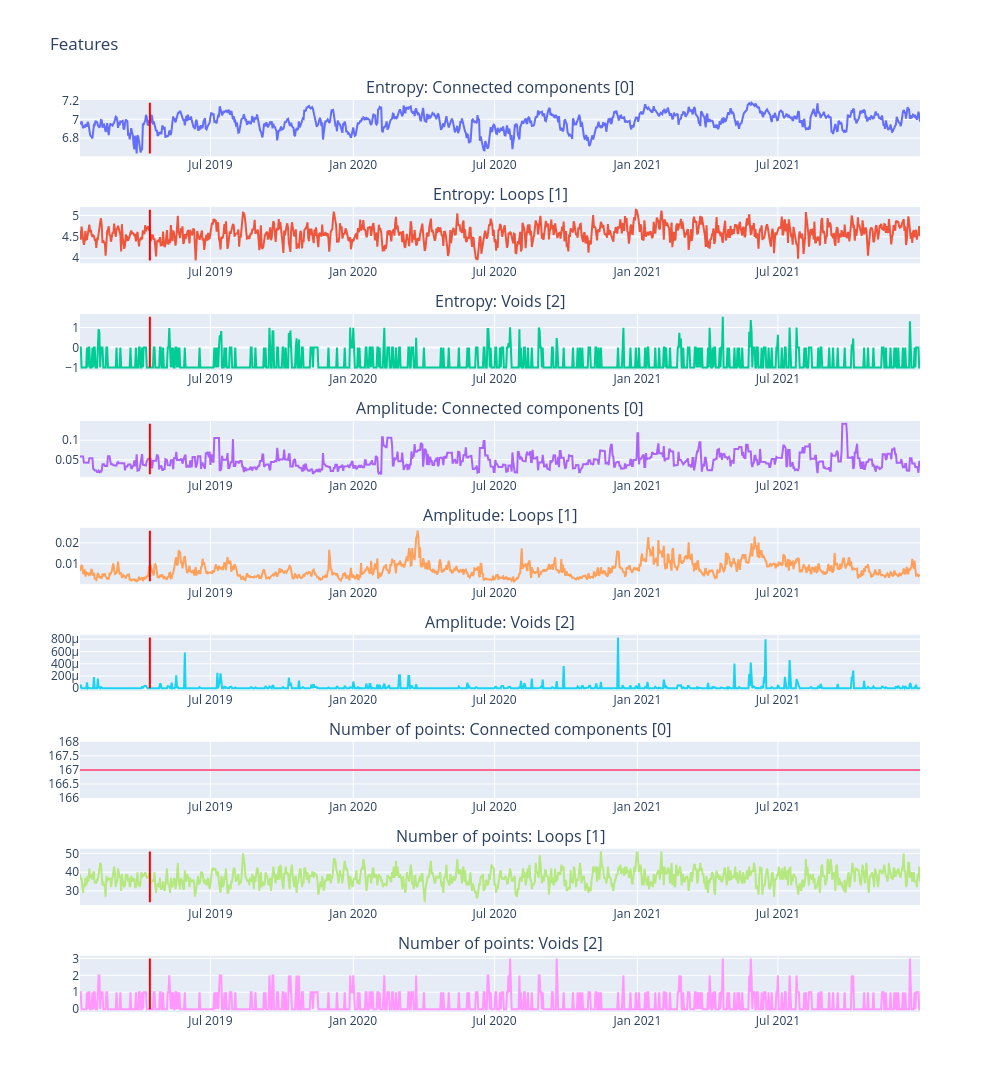

This figure's notebook cell:
### Code cell
# plot the features with plotly in multiples subplots
# data column : end_date
# Features columns : 'connected_components_entropy', 'loops_entropy', 'voids_entropy', 'connected_components_amplitude', 'loops_amplitude', 'voids_amplitude', 'connected_components_number_of_points', 'loops_number_of_points', 'voids_number_of_points'

initial_slice_position = 90

# Highlight a specific index range
highlight_start_idx = initial_slice_position
highlight_end_idx = initial_slice_position

# Convert the highlight_start_idx and highlight_end_idx to the corresponding date
highlight_start_date = df_features['end_date'][highlight_start_idx]
highlight_end_date = df_features['end_date'][highlight_end_idx]

fig = make_subplots(rows=9, cols=1, subplot_titles=('Entropy: Connected components [0]', 'Entropy: Loops [1]', 'Entropy: Voids [2]', 'Amplitude: Connected components [0]', 'Amplitude: Loops [1]', 'Amplitude: Voids [2]', 'Number of points: Connected components [0]', 'Number of points: Loops [1]', 'Number of points: Voids [2]'))

fig.add_trace(go.Scatter(x=df_features['end_date'], y=df_features['connected_components_entropy'], name='Entropy: Connected components [0]'), row=1, col=1)
fig.add_shape(type="line", x0=highlight_start_date, y0=df_features['connected_components_entropy'].min(), x1=highlight_start_date, y1=df_features['connected_components_entropy'].max(),line=dict(color="Red",width=2),row=1, col=1)

fig.add_trace(go.Scatter(x=df_features['end_date'], y=df_features['loops_entropy'], name='Entropy: Loops [1]'), row=2, col=1)
fig.add_shape(type="line", x0=highlight_start_date, y0=df_features['loops_entropy'].min(), x1=highlight_start_date, y1=df_features['loops_entropy'].max(),line=dict(color="Red",width=2),row=2, col=1)

fig.add_trace(go.Scatter(x=df_features['end_date'], y=df_features['voids_entropy'], name='Entropy: Voids [2]'), row=3, col=1)
fig.add_shape(type="line", x0=highlight_start_date, y0=df_features['voids_entropy'].min(), x1=highlight_start_date, y1=df_features['voids_entropy'].max(),line=dict(color="Red",width=2),row=3, col=1)

fig.add_trace(go.Scatter(x=df_features['end_date'], y=df_features['connected_components_amplitude'], name='Amplitude: Connected components [0]'), row=4, col=1)
fig.add_shape(type="line", x0=highlight_start_date, y0=df_features['connected_components_amplitude'].min(), x1=highlight_start_date, y1=df_features['connected_components_amplitude'].max(),line=dict(color="Red",width=2),row=4, col=1)

fig.add_trace(go.Scatter(x=df_features['end_date'], y=df_features['loops_amplitude'], name='Amplitude: Loops [1]'), row=5, col=1)
fig.add_shape(type="line", x0=highlight_start_date, y0=df_features['loops_amplitude'].min(), x1=highlight_start_date, y1=df_features['loops_amplitude'].max(),line=dict(color="Red",width=2),row=5, col=1)

fig.add_trace(go.Scatter(x=df_features['end_date'], y=df_features['voids_amplitude'], name='Amplitude: Voids [2]'), row=6, col=1)
fig.add_shape(type="line", x0=highlight_start_date, y0=df_features['voids_amplitude'].min(), x1=highlight_start_date, y1=df_features['voids_amplitude'].max(),line=dict(color="Red",width=2),row=6, col=1)

fig.add_trace(go.Scatter(x=df_features['end_date'], y=df_features['connected_components_number_of_points'], name='Number of points: Connected components [0]'), row=7, col=1)
fig.add_shape(type="line", x0=highlight_start_date, y0=df_features['connected_components_number_of_points'].min(), x1=highlight_start_date, y1=df_features['connected_components_number_of_points'].max(),line=dict(color="Red",width=2),row=7, col=1)

fig.add_trace(go.Scatter(x=df_features['end_date'], y=df_features['loops_number_of_points'], name='Number of points: Loops [1]'), row=8, col=1)
fig.add_shape(type="line", x0=highlight_start_date, y0=df_features['loops_number_of_points'].min(), x1=highlight_start_date, y1=df_features['loops_number_of_points'].max(),line=dict(color="Red",width=2),row=8, col=1)

fig.add_trace(go.Scatter(x=df_features['end_date'], y=df_features['voids_number_of_points'], name='Number of points: Voids [2]'), row=9, col=1)
fig.add_shape(type="line", x0=highlight_start_date, y0=df_features['voids_number_of_points'].min(), x1=highlight_start_date, y1=df_features['voids_number_of_points'].max(),line=dict(color="Red",width=2),row=9, col=1)

# Remove legend
fig.update_layout(showlegend=False)

fig.update_layout(height=1500, width=1000, title_text="Features")
fig.show()

### Figure 1 — Plotly figure (JSON) as saved in the notebook; plotly's stock layout.template omitted (floating-point values rounded to 4 significant figures; data arrays with more than 128 entries replaced by an {"elided": "..."} marker saying what was removed)
{"data": [{"name": "Entropy: Connected components [0]", "type": "scatter", "x": {"elided": "1083 str values"}, "xaxis": "x", "y": {"elided": "1083 float values"}, "yaxis": "y"}, {"name": "Entropy: Loops [1]", "type": "scatter", "x": {"elided": "1083 str values"}, "xaxis": "x2", "y": {"elided": "1083 float values"}, "yaxis": "y2"}, {"name": "Entropy: Voids [2]", "type": "scatter", "x": {"elided": "1083 str values"}, "xaxis": "x3", "y": {"elided": "1083 float values"}, "yaxis": "y3"}, {"name": "Amplitude: Connected components [0]", "type": "scatter", "x": {"elided": "1083 str values"}, "xaxis": "x4", "y": {"elided": "1083 float values"}, "yaxis": "y4"}, {"name": "Amplitude: Loops [1]", "type": "scatter", "x": {"elided": "1083 str values"}, "xaxis": "x5", "y": {"elided": "1083 float values"}, "yaxis": "y5"}, {"name": "Amplitude: Voids [2]", "type": "scatter", "x": {"elided": "1083 str values"}, "xaxis": "x6", "y": {"elided": "1083 float values"}, "yaxis": "y6"}, {"name": "Number of points: Connected components [0]", "type": "scatter", "x": {"elided": "1083 str values"}, "xaxis": "x7", "y": {"elided": "1083 int values"}, "yaxis": "y7"}, {"name": "Number of points: Loops [1]", "type": "scatter", "x": {"elided": "1083 str values"}, "xaxis": "x8", "y": {"elided": "1083 int values"}, "yaxis": "y8"}, {"name": "Number of points: Voids [2]", "type": "scatter", "x": {"elided": "1083 str values"}, "xaxis": "x9", "y": {"elided": "1083 int values"}, "yaxis": "y9"}], "layout": {"annotations": [{"font": {"size": 16}, "showarrow": false, "text": "Entropy: Connected components [0]", "x": 0.5, "xanchor": "center", "xref": "paper", "y": 1, "yanchor": "bottom", "yref": "paper"}, {"font": {"size": 16}, "showarrow": false, "text": "Entropy: Loops [1]", "x": 0.5, "xanchor": "center", "xref": "paper", "y": 0.8827, "yanchor": "bottom", "yref": "paper"}, {"font": {"size": 16}, "showarrow": false, "text": "Entropy: Voids [2]", "x": 0.5, "xanchor": "center", "xref": "paper", "y": 0.7654, "yanchor": "bottom", "yref": "paper"}, {"font": {"size": 16}, "showarrow": false, "text": "Amplitude: Connected components [0]", "x": 0.5, "xanchor": "center", "xref": "paper", "y": 0.6481, "yanchor": "bottom", "yref": "paper"}, {"font": {"size": 16}, "showarrow": false, "text": "Amplitude: Loops [1]", "x": 0.5, "xanchor": "center", "xref": "paper", "y": 0.5309, "yanchor": "bottom", "yref": "paper"}, {"font": {"size": 16}, "showarrow": false, "text": "Amplitude: Voids [2]", "x": 0.5, "xanchor": "center", "xref": "paper", "y": 0.4136, "yanchor": "bottom", "yref": "paper"}, {"font": {"size": 16}, "showarrow": false, "text": "Number of points: Connected components [0]", "x": 0.5, "xanchor": "center", "xref": "paper", "y": 0.2963, "yanchor": "bottom", "yref": "paper"}, {"font": {"size": 16}, "showarrow": false, "text": "Number of points: Loops [1]", "x": 0.5, "xanchor": "center", "xref": "paper", "y": 0.179, "yanchor": "bottom", "yref": "paper"}, {"font": {"size": 16}, "showarrow": false, "text": "Number of points: Voids [2]", "x": 0.5, "xanchor": "center", "xref": "paper", "y": 0.06173, "yanchor": "bottom", "yref": "paper"}], "height": 1500, "shapes": [{"line": {"color": "Red", "width": 2}, "type": "line", "x0": "2019-04-14", "x1": "2019-04-14", "xref": "x", "y0": 6.635, "y1": 7.176, "yref": "y"}, {"line": {"color": "Red", "width": 2}, "type": "line", "x0": "2019-04-14", "x1": "2019-04-14", "xref": "x2", "y0": 3.947, "y1": 5.132, "yref": "y2"}, {"line": {"color": "Red", "width": 2}, "type": "line", "x0": "2019-04-14", "x1": "2019-04-14", "xref": "x3", "y0": -1, "y1": 1.538, "yref": "y3"}, {"line": {"color": "Red", "width": 2}, "type": "line", "x0": "2019-04-14", "x1": "2019-04-14", "xref": "x4", "y0": 0.01226, "y1": 0.1425, "yref": "y4"}, {"line": {"color": "Red", "width": 2}, "type": "line", "x0": "2019-04-14", "x1": "2019-04-14", "xref": "x5", "y0": 0.001606, "y1": 0.02586, "yref": "y5"}, {"line": {"color": "Red", "width": 2}, "type": "line", "x0": "2019-04-14", "x1": "2019-04-14", "xref": "x6", "y0": 0, "y1": 0.0008261, "yref": "y6"}, {"line": {"color": "Red", "width": 2}, "type": "line", "x0": "2019-04-14", "x1": "2019-04-14", "xref": "x7", "y0": 167, "y1": 167, "yref": "y7"}, {"line": {"color": "Red", "width": 2}, "type": "line", "x0": "2019-04-14", "x1": "2019-04-14", "xref": "x8", "y0": 24, "y1": 51, "yref": "y8"}, {"line": {"color": "Red", "width": 2}, "type": "line", "x0": "2019-04-14", "x1": "2019-04-14", "xref": "x9", "y0": 0, "y1": 3, "yref": "y9"}], "showlegend": false, "title": {"text": "Features"}, "width": 1000, "xaxis": {"anchor": "y", "domain": [0, 1]}, "xaxis2": {"anchor": "y2", "domain": [0, 1]}, "xaxis3": {"anchor": "y3", "domain": [0, 1]}, "xaxis4": {"anchor": "y4", "domain": [0, 1]}, "xaxis5": {"anchor": "y5", "domain": [0, 1]}, "xaxis6": {"anchor": "y6", "domain": [0, 1]}, "xaxis7": {"anchor": "y7", "domain": [0, 1]}, "xaxis8": {"anchor": "y8", "domain": [0, 1]}, "xaxis9": {"anchor": "y9", "domain": [0, 1]}, "yaxis": {"anchor": "x", "domain": [0.9383, 1]}, "yaxis2": {"anchor": "x2", "domain": [0.821, 0.8827]}, "yaxis3": {"anchor": "x3", "domain": [0.7037, 0.7654]}, "yaxis4": {"anchor": "x4", "domain": [0.5864, 0.6481]}, "yaxis5": {"anchor": "x5", "domain": [0.4691, 0.5309]}, "yaxis6": {"anchor": "x6", "domain": [0.3519, 0.4136]}, "yaxis7": {"anchor": "x7", "domain": [0.2346, 0.2963]}, "yaxis8": {"anchor": "x8", "domain": [0.1173, 0.179]}, "yaxis9": {"anchor": "x9", "domain": [0, 0.06173]}}}
